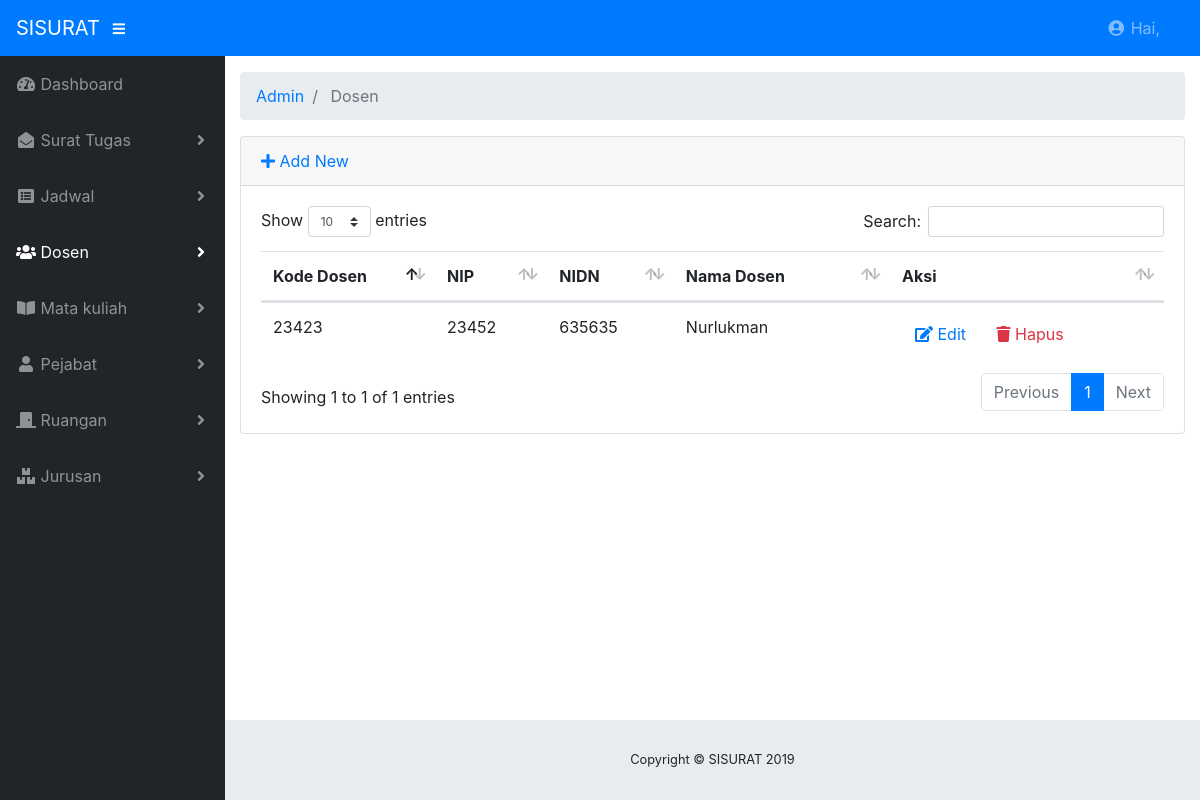
Page /index.php/admin/dosen on the earlier database version.
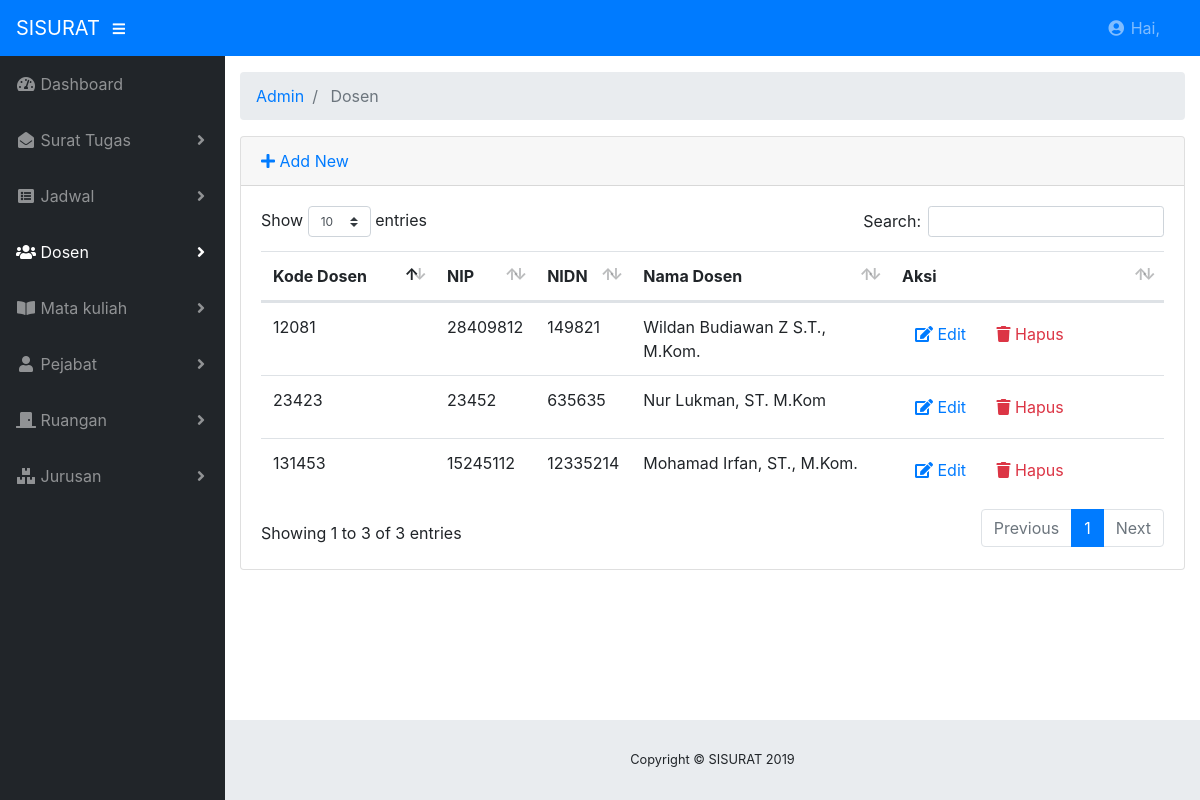
Same page on the later database version.
### tables this page shows
CREATE TABLE `dosen` (
  `kode_dosen` varchar(100) NOT NULL,
  `nip` int(11) NOT NULL,
  `nidn` int(11) NOT NULL,
  `nama` varchar(100) NOT NULL
);

### application/controllers/admin/Dosen.php (called while the page is built, shortened)
<?php
class Dosen extends CI_Controller
{
    public function __construct()
    {
        $this->load->model("dosen_model");
        $this->load->library('form_validation');
    }
    public function index()
    {
        $data["dosen"] = $this->dosen_model->getAll();
        $this->load->view("admin/dosen/list", $data);
    }
}

### index.php (called while the page is built, shortened)
<?php
require_once BASEPATH.'core/CodeIgniter.php';

### application/models/Dosen_model.php (called while the page is built, shortened)
<?php defined('BASEPATH') OR exit('No direct script access allowed');
class Dosen_model extends CI_Model
{
    private $_table = "dosen";
    public function getAll()
    {
        return $this->db->get($this->_table)->result();
    }
}

### application/views/admin/dosen/list.php (the view, shortened to what this page needs)
<!DOCTYPE html>
<html lang="en">
<head>
	<?php $this->load->view("admin/_partials/head.php") ?>
</head>
<body id="page-top">
	<?php $this->load->view("admin/_partials/navbar.php") ?>
	<div id="wrapper">
		<?php $this->load->view("admin/_partials/sidebar.php") ?>
		<div id="content-wrapper">
			<div class="container-fluid">
				<?php $this->load->view("admin/_partials/breadcrumb.php") ?>
				<div class="card mb-3">
					<div class="card-header">
						<a href="<?php echo site_url('admin/dosen/add') ?>"><i class="fas fa-plus"></i> Add New</a>
					</div>
					<div class="card-body">
						<div class="table-responsive">
							<table class="table table-hover" id="dataTable" width="100%" cellspacing="0">
								<thead>
									<tr>
										<th>Kode Dosen</th>
										<th>NIP</th>
										<th>NIDN</th>
										<th>Nama Dosen</th>
										<th>Aksi</th>
									</tr>
								</thead>
								<tbody>
									<?php foreach ($dosen as $dosen): ?>
									<tr>
										<td width="150">
											<?php echo $dosen->kode_dosen ?>
										</td>
										<td>
											<?php echo $dosen->nip ?>
										</td>
										<td>
											<?php echo $dosen->nidn ?>
										</td>
										<td>
											<?php echo $dosen->nama ?>
										</td>
										<td width="250">
											<a href="<?php echo site_url('admin/dosen/edit/'.$dosen->kode_dosen) ?>"
											 class="btn btn-small"><i class="fas fa-edit"></i> Edit</a>
											<a onclick="deleteConfirm('<?php echo site_url('admin/dosen/delete/'.$dosen->kode_dosen) ?>')"
											 href="#!" class="btn btn-small text-danger"><i class="fas fa-trash"></i> Hapus</a>
										</td>
									</tr>
									<?php endforeach; ?>
								</tbody>
							</table>
						</div>
					</div>
				</div>
			</div>
		</div>
	</div>
</body>
</html>

### application/views/admin/_partials/breadcrumb.php
<ol class="breadcrumb">
<?php foreach ($this->uri->segments as $segment): ?>
	<?php
		$url = substr($this->uri->uri_string, 0, strpos($this->uri->uri_string, $segment)) . $segment;
		$is_active =  $url == $this->uri->uri_string;
	?>
	<li class="breadcrumb-item <?php echo $is_active ? 'active': '' ?>">
		<?php if($is_active): ?>
			<?php echo ucfirst($segment) ?>
		<?php else: ?>
			<a href="<?php echo site_url($url) ?>"><?php echo ucfirst($segment) ?></a>
		<?php endif; ?>
	</li>
<?php endforeach; ?>
</ol>

Differences in the rows shown:
added dosen: kode_dosen "12081", nip "28409812", nidn "149821", nama "Wildan Budiawan Z S.T., M.Kom."
added dosen: kode_dosen "131453", nip "15245112", nidn "12335214", nama "Mohamad Irfan, ST., M.Kom."
changed dosen id 23423: nama "Nurlukman" → "Nur Lukman, ST. M.Kom"
Other differences:
text written by a page script: "Show entries Search: Showing 1 to 1 of 1 entries Previous 1 Next" → "Show entries Search: Showing 1 to 3 of 3 entries Previous 1 Next"
